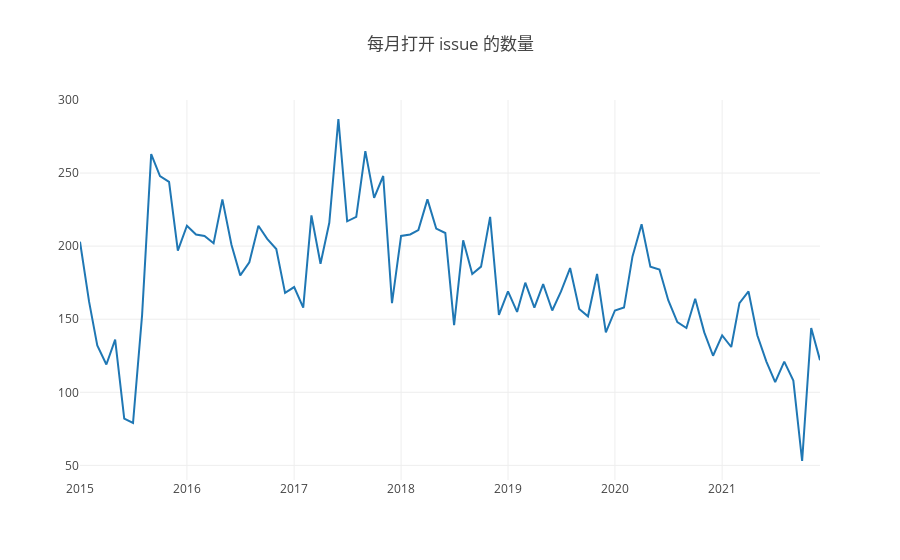

The notebook cell saved with this chart:
### Code cell
openDigger.render.plotly(
    [
        {x: year_month_axis, y: issues_open_per_month, mode: 'scatter', name: 'issue 数量'}
    ],
    {
        title: '每月打开 issue 的数量'
    }
)

### Figure 1 — Plotly figure (JSON) as saved in the notebook; plotly's stock layout.template omitted (floating-point values rounded to 4 significant figures)
{"data": [{"mode": "scatter", "name": "issue 数量", "x": ["2015-1", "2015-2", "2015-3", "2015-4", "2015-5", "2015-6", "2015-7", "2015-8", "2015-9", "2015-10", "2015-11", "2015-12", "2016-1", "2016-2", "2016-3", "2016-4", "2016-5", "2016-6", "2016-7", "2016-8", "2016-9", "2016-10", "2016-11", "2016-12", "2017-1", "2017-2", "2017-3", "2017-4", "2017-5", "2017-6", "2017-7", "2017-8", "2017-9", "2017-10", "2017-11", "2017-12", "2018-1", "2018-2", "2018-3", "2018-4", "2018-5", "2018-6", "2018-7", "2018-8", "2018-9", "2018-10", "2018-11", "2018-12", "2019-1", "2019-2", "2019-3", "2019-4", "2019-5", "2019-6", "2019-7", "2019-8", "2019-9", "2019-10", "2019-11", "2019-12", "2020-1", "2020-2", "2020-3", "2020-4", "2020-5", "2020-6", "2020-7", "2020-8", "2020-9", "2020-10", "2020-11", "2020-12", "2021-1", "2021-2", "2021-3", "2021-4", "2021-5", "2021-6", "2021-7", "2021-8", "2021-9", "2021-10", "2021-11", "2021-12"], "y": ["203", "162", "132", "119", "136", "82", "79", "153", "263", "248", "244", "197", "214", "208", "207", "202", "232", "201", "180", "189", "214", "205", "198", "168", "172", "158", "221", "188", "216", "287", "217", "220", "265", "233", "248", "161", "207", "208", "211", "232", "212", "209", "146", "204", "181", "186", "220", "153", "169", "155", "175", "158", "174", "156", "169", "185", "157", "152", "181", "141", "156", "158", "193", "215", "186", "184", "163", "148", "144", "164", "141", "125", "139", "131", "161", "169", "139", "121", "107", "121", "108", "53", "144", "122"]}], "layout": {"autosize": true, "title": {"text": "每月打开 issue 的数量"}, "xaxis": {"autorange": true, "range": ["2015-01-01", "2021-12-01"], "type": "date"}, "yaxis": {"autorange": true, "range": [40, 300], "type": "linear"}}}
